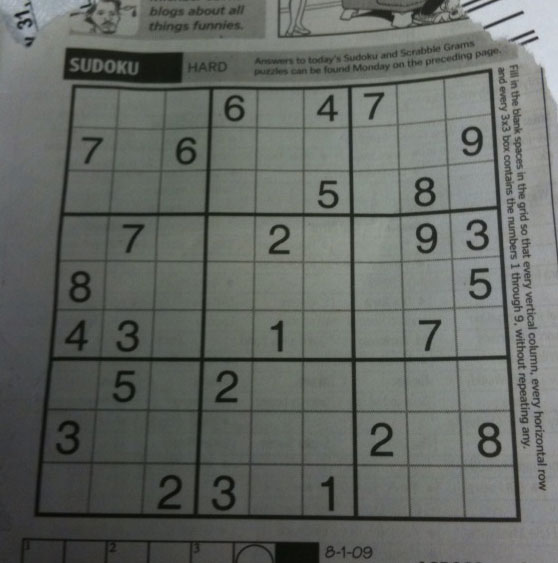
#> input picture images/image3.png, 558 x 563 px
$ python task8.py
#> lines starting #> are read from the running program, lines starting #| are printed output that depends on the picture
from pathlib import Path

import cv2
import matplotlib

matplotlib.use("Agg")


IMAGE_DIR = Path(__file__).resolve().parents[1] / "images"
OUTPUT_DIR = Path(__file__).resolve().parent


def main():
    image_path = IMAGE_DIR / "image3.png"
    image = cv2.imread(str(image_path), cv2.IMREAD_GRAYSCALE)
#> image: shape (563, 558); min 7, max 218, mean 101.8
    if image is None:
        raise FileNotFoundError(f"Could not load input image: {image_path}")

    rows, cols = image.shape
#> rows = 563; cols = 558
    rotation = cv2.getRotationMatrix2D((cols / 2, rows / 2), 45, 1.0)
    rotated = cv2.warpAffine(image, rotation, (cols, rows))
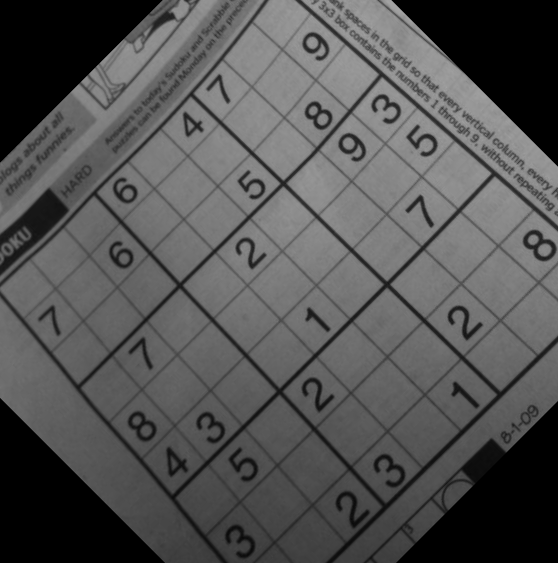
#> rotated: shape (563, 558); min 0, max 165, mean 83.3

    orb = cv2.ORB_create(nfeatures=1500)
    keypoints, descriptors = orb.detectAndCompute(image, None)
#> keypoints = 1470 keypoints; strongest (x, y, size): (483, 288, 64.3), (429, 197, 53.6), (481, 226, 44.6), (425, 183, 53.6)
    rotated_keypoints, rotated_descriptors = orb.detectAndCompute(rotated, None)
#> rotated_keypoints = 1481 keypoints; strongest (x, y, size): (382, 100, 53.6), (394, 111, 53.6), (321, 123, 53.6), (348, 141, 64.3)
    if descriptors is None or rotated_descriptors is None:
        raise RuntimeError("ORB could not find descriptors in both images.")

    matcher = cv2.BFMatcher(cv2.NORM_HAMMING, crossCheck=True)
    matches = sorted(matcher.match(descriptors, rotated_descriptors), key=lambda m: m.distance)
#> matches = 902 matches
    selected_matches = matches[:100]
#> selected_matches = 100 matches
    if not selected_matches:
        raise RuntimeError("ORB did not find any matches between the images.")

    visualization = cv2.drawMatches(
        image,
        keypoints,
        rotated,
        rotated_keypoints,
        selected_matches,
        None,
        flags=cv2.DrawMatchesFlags_NOT_DRAW_SINGLE_POINTS,
    )
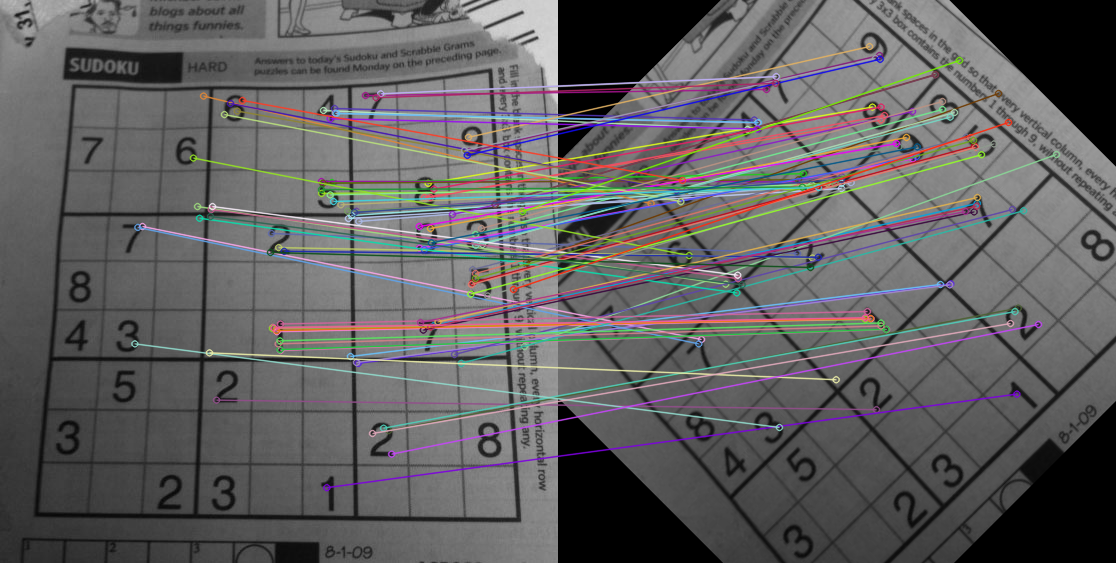
#> visualization: shape (563, 1116, 3); mean of channels 0, 1, 2 95.3, 94.6, 95.9; drawn as B, G, R
    output_path = OUTPUT_DIR / "task8_feature_matches.jpg"
    if not cv2.imwrite(str(output_path), visualization):
        raise OSError(f"Could not write visualization: {output_path}")

    print(f"Total matches: {len(matches)}")
#| Total matches: 902
    print(f"Selected matches: {len(selected_matches)}")
#| Selected matches: 100
    print(f"Saved visualization to {output_path}")


if __name__ == "__main__":
    main()

$ run again, with images/building.jpg saved as images/image3.png
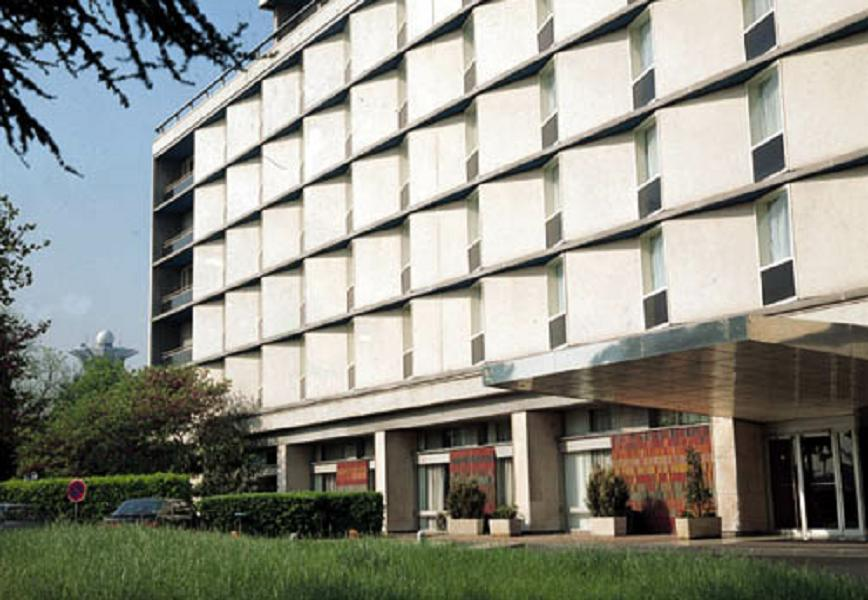
#> input picture images/building.jpg, 868 x 600 px
#> in main, `rotated = cv2.warpAffine(image, rotation, (cols, rows))`:
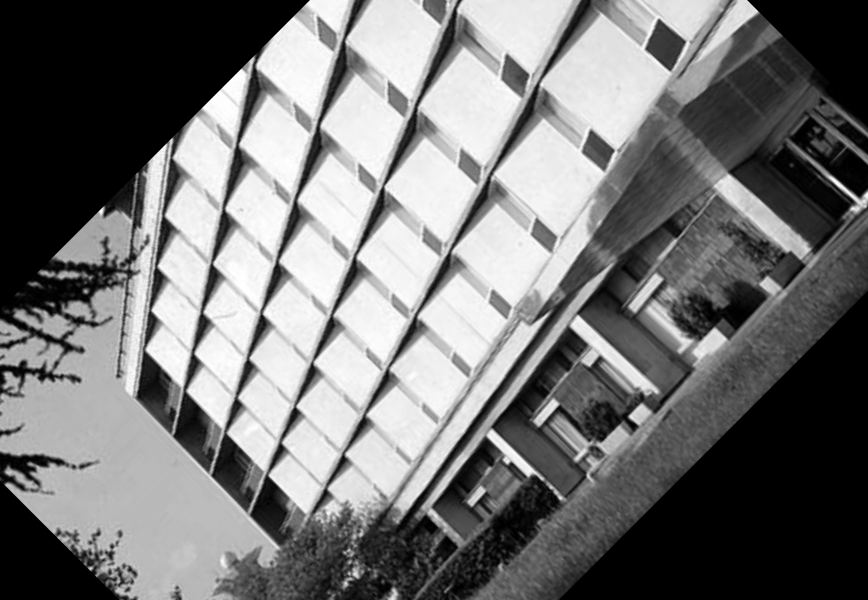
#> rotated: shape (600, 868); min 0, max 255, mean 116.6
#> keypoints = 1500 keypoints; strongest (x, y, size): (491, 521, 44.6), (490, 522, 37.2), (491, 520, 53.6), (262, 278, 31)
#> rotated_keypoints = 1500 keypoints; strongest (x, y, size): (484, 441, 111.1), (631, 416, 53.6), (272, 475, 92.6), (630, 415, 64.3)
#> matches = 852 matches
#> selected_matches = 100 matches
#> in main, `visualization = cv2.drawMatches( image, keypoints, rotated, rotated_ke..`:
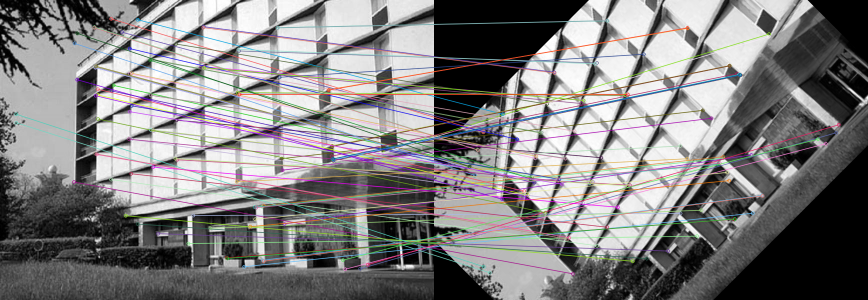
#> visualization: shape (600, 1736, 3) (shown at 1/2 size); mean of channels 0, 1, 2 127, 126.5, 128.1; drawn as B, G, R
#| Total matches: 852
#| Selected matches: 100
